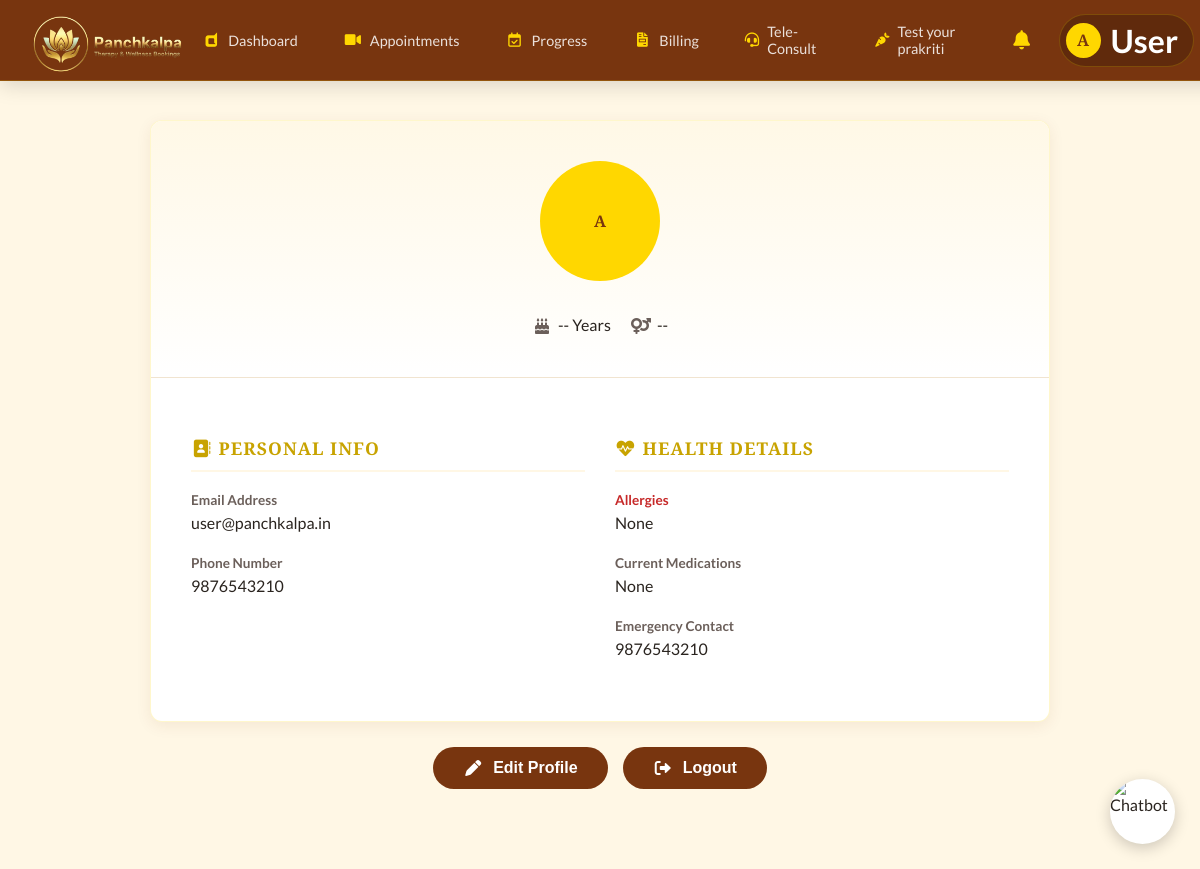
/patient/profile/ (signed in), run on the app's committed database.
### Patient/models.py (models this page shows, shortened)
class PatientProfile(models.Model):
    user = models.OneToOneField(
        User,
        on_delete=models.CASCADE,
        related_name="patientprofile"
    )
    contact = models.CharField(max_length=15, null=True, blank=True)
    age = models.PositiveIntegerField(null=True, blank=True)
    dob = models.DateField(null=True, blank=True)
    gender = models.CharField(max_length=10, null=True, blank=True)
    address = models.TextField(null=True, blank=True)
    allergies = models.CharField(max_length=255, null=True, blank=True)
    prakriti_type = models.CharField(max_length=20, null=True, blank=True)
    therapy_stage = models.CharField(max_length=20, null=True, blank=True)
    symptoms = models.JSONField(default=list, blank=True)

### Patient/views.py (the view)
# urls.py: path('profile/', views.profile, name='patient-profile'),
@login_required
def profile(request):
    patient = PatientProfile.objects.get(user=request.user)
    return render(request, "patient-portal/profile.html", {
        "patient": patient
    })

### templates/patient-portal/profile.html (shortened to what this page needs)
{% extends "patient-portal/base.html" %}
{% load static %}
{% block style %}
<link rel="stylesheet" href="https://cdnjs.cloudflare.com/ajax/libs/font-awesome/6.0.0/css/all.min.css">
<link rel="stylesheet" href="{% static "css/patient-portal/profile.css" %}">
{% endblock style %}
{% block content %}
<div class="profile-main-container" id="profileContainer">
    <div class="profile-content-card">
        <div class="profile-header-section">
            <div class="profile-photo-wrapper">
                <div id="profile-icon">
                    {{ request.user.first_name|default:"A"|slice:":1" }}
                </div>
            </div>
            <div class="profile-basic-info">
                <h1 class="profile-value-text" id="view-name">
                </h1>
                <div class="profile-demographics-row">
                    <div class="profile-demographics-item">
                        <i class="fas fa-birthday-cake"></i>
                        <span class="profile-value-text" id="view-age">
                            {{ patient.age|default:"--" }} Years
                        </span>
                    </div>
                    <div class="profile-demographics-item">
                        <i class="fas fa-venus-mars"></i>
                        <span class="profile-value-text" id="view-gender">
                            {{ patient.gender|default:"--" }}
                        </span>
                    </div>
                </div>
            </div>
        </div>
        <div class="profile-details-grid">
            <div class="profile-column">
                <h3 class="profile-section-title"><i class="fas fa-address-book"></i> Personal Info</h3>
                <div class="profile-info-group">
                    <label class="profile-label">Email Address</label>
                    <div class="profile-value-text" id="view-email">
                        {{ patient.user.email|default:"user@panchkalpa.in" }}
                    </div>
                </div>
                <div class="profile-info-group">
                    <label class="profile-label">Phone Number</label>
                    <div class="profile-value-text" id="view-phone">
                        {{ patient.contact|default:"9876543210" }}
                    </div>
                </div>
            </div>
            <div class="profile-column">
                <h3 class="profile-section-title"><i class="fas fa-heartbeat"></i> Health Details</h3>
                <div class="profile-info-group">
                    <label class="profile-label" style="color:#c62828;">Allergies</label>
                    <div class="profile-value-text" id="view-allergies">
                        {{ patient.allergies|default:"None" }}
                    </div>
                </div>
                <div class="profile-info-group">
                    <label class="profile-label">Current Medications</label>
                    <div class="profile-value-text" id="view-meds">None</div>
                </div>
                <div class="profile-info-group">
                    <label class="profile-label">Emergency Contact</label>
                    <div class="profile-value-text" id="view-emergency">
                        {{ patient.contact|default:"9876543210" }}
                    </div>
                </div>
            </div>
        </div>
    </div>
    <div class="profile-actions-bar">
        <button class="profile-btn btn-edit" onclick="enableEditMode()">
            <i class="fas fa-pen"></i> Edit Profile
        </button>
        <button onclick="window.location.href='{% url 'logout' %}'" class="btn-edit profile-btn btn-danger">
            <i class="fa-solid fa-right-from-bracket"></i>
            Logout
        </button>
    </div>
</div>
{% endblock content %}

### templates/patient-portal/base.html (shortened to what this page needs)
{% load static %}
<!DOCTYPE html>
<html lang="en">
<head>
    <link rel="stylesheet" href="https://cdnjs.cloudflare.com/ajax/libs/font-awesome/7.0.1/css/all.min.css"
 />
    <link href="https://cdn.jsdelivr.net/npm/@n8n/chat/dist/style.css" rel="stylesheet" />
    <link rel="stylesheet" href="{% static 'css/patient-portal/base.css' %}">
    {% block style %}{% endblock style %}
</head>
<body>
    <nav class="dashboard-navbar-container">
        <div class="dashboard-logo-wrapper">
            <img src="/static/assets/panchkalpa-logo-trans.png" alt="Panchkalpa">
        </div>
        <div class="dashboard-nav-links-group">
            <a href="{% url 'patient-dashboard' %}"
                class="dashboard-nav-item-button {% block dashboard %}{% endblock dashboard %}"><i
                    class="fa-brands fa-dashcube"></i>
                Dashboard</a>
            <a href="{% url 'patient-appointments' %}"
                class="dashboard-nav-item-button {% block appointments %}{% endblock appointments %}"><i
                    class="fa-solid fa-video"></i>
                Appointments</a>
            <a href="{% url 'patient-progress' %}"
                class="dashboard-nav-item-button {% block progress %}{% endblock progress %}"><i
                    class="fa-regular fa-calendar-check"></i>
                Progress</a>
            <a href="{% url 'billing:billing-home' %}"
                class="dashboard-nav-item-button {% block billing %}{% endblock billing %}"><i
                    class="fa-solid fa-file-invoice"></i>
                Billing</a>
            <a href="{% url 'patient-teleconsult' %}"
                class="dashboard-nav-item-button {% block teleconsult %}{% endblock teleconsult %}"><i
                    class="fa-solid fa-headset"></i>
                Tele-Consult</a>
            <a href="{% url 'prakriti_test' %}"
                class="dashboard-nav-item-button {% block diet %}{% endblock diet %}"><i
                    class="fa-solid fa-carrot"></i>
                Test your prakriti</a>
        </div>
        <div class="dashboard-nav-profile-section">
            <div class="notify-wrapper">
                <button class="dashboard-nav-item-button"
                    style="background:none; border:none; cursor:pointer; padding: 10px;" onclick="toggleNotifyPopup()">
                    <i class="fa-solid fa-bell" style="font-size:1.2rem; color:var(--theme-gold);"></i>
                </button>
            </div>
            <div class="dashboard-profile-summary-pill" onclick="window.location.href='{% url 'patient-profile' %}'">
                <div class="dashboard-profile-icon-circle">
                    {{ request.user.first_name|default:"A"|slice:":1" }}
                </div>
                <div class="dashboard-profile-name-text">
                    {{ request.user.first_name|default:"User" }}
                </div>
            </div>
        </div>
    </nav>
    <div id="chatbot-button">
        <img id="chatbot-avatar" src="{% static "assets/AyurMitra-logo.png" %}" alt="Chatbot">
    </div>
    {% block content %}{% endblock content %}
</body>
</html>

### static/css/patient-portal/base.css (style rules this page uses)
:root { --theme-gold: #FFD700; --theme-gold-dark: #C8A300; --theme-cream: #FFF8E6; --theme-brown: #78350f; --theme-bg-light: #fff7e5; --theme-text-dark: #2A241F; --theme-muted: #6b5f5a; --theme-white: #ffffff; --theme-shadow: 0 4px 15px rgba(120, 53, 15, 0.08); --theme-radius: 12px; --theme-nav-height: 80px; --notify-shadow: 0 8px 30px rgba(0, 0, 0, 0.15); --notify-blue-bg: #E3F2FD; --notify-blue-text: #1565C0; --notify-red-bg: #FFEBEE; --notify-red-text: #C62828; --notify-green-bg: #E8F5E9; --notify-green-text: #2E7D32; --notify-gold-bg: #FFFDE7; --notify-gold-text: #F9A825; }
body { margin: 0; font-family: 'Lato', sans-serif; background-color: var(--theme-bg-light); color: var(--theme-text-dark); overflow-x: hidden; padding-top: var(--theme-nav-height); }
h1, h2, h3, h4, h5 { font-family: 'Playfair Display', serif; color: var(--theme-brown); }
.dashboard-navbar-container { position: fixed; top: 0; left: 0; width: 100%; height: var(--theme-nav-height); background: var(--theme-brown); display: flex; align-items: center; justify-content: space-between; padding: 0 30px; z-index: 1000; box-shadow: 0 4px 20px rgba(0, 0, 0, 0.15); border-bottom: 1px solid rgba(255, 215, 0, 0.2); }
.dashboard-logo-wrapper { height: 100%; display: flex; align-items: center; }
.dashboard-logo-wrapper img { height: 120px; width: auto; object-fit: contain; margin-top: 10px; }
.dashboard-nav-links-group { display: flex; gap: 10px; height: 100%; align-items: center; }
.dashboard-nav-item-button { padding: 10px 18px; border-radius: 20px; font-size: 0.9rem; font-weight: 500; color: rgba(255, 255, 255, 0.85); text-decoration: none; display: flex; align-items: center; gap: 8px; transition: all 0.3s ease; }
.dashboard-nav-item-button i { color: var(--theme-gold); }
.dashboard-nav-profile-section { display: flex; align-items: center; margin-right: 3vw; gap: 15px; }
.dashboard-profile-summary-pill { display: flex; align-items: center; gap: 10px; background: rgba(0, 0, 0, 0.2); padding: 6px 15px 6px 6px; border-radius: 30px; border: 1px solid rgba(255, 215, 0, 0.2); cursor: pointer; transition: background 0.3s; }
.dashboard-profile-icon-circle { width: 32px; height: 32px; background: var(--theme-gold); color: var(--theme-brown); font-weight: 700; border-radius: 50%; display: flex; justify-content: center; align-items: center; font-family: 'Playfair Display', serif; }
.dashboard-profile-name-text { font-size: 0.9rem; color: white; font-weight: 600; }
.notify-wrapper { position: relative; display: inline-block; }
#chatbot-button { position: fixed; bottom: 25px; right: 25px; width: 65px; height: 65px; border-radius: 50%; background: #fff; box-shadow: 0px 4px 15px rgba(0, 0, 0, 0.2); cursor: pointer; z-index: 9999; overflow: hidden; }
#chatbot-button img { width: 100%; height: 100%; object-fit: cover; }

### data on the page
PatientProfile: age "--", gender "--", user.email "user@panchkalpa.in", contact "9876543210", allergies "None"

### other printed values
{{ request.user.first_name|default:"A"|slice:":1" }} "A"
{{ request.user.first_name|default:"User" }} "User"
